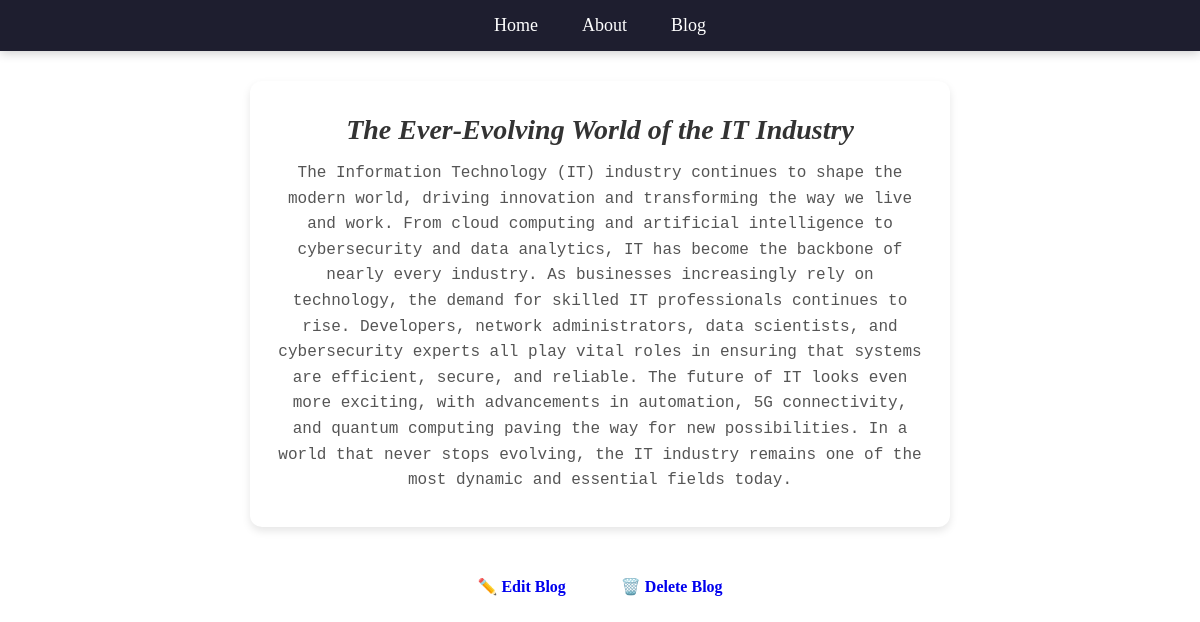
Page /blog/3 on the committed database.
### app/models.py (models this page shows, shortened)
class Post (models.Model):
    title = models.CharField(max_length=100)
    author = models.ForeignKey("auth.User" , on_delete=models.CASCADE)
    body = models.TextField()

### app/views.py (the view)
# urls.py: path('blog/<int:pk>', BlogDetailView.as_view(), name='blog_detail'),
class BlogDetailView(DetailView):
    model = Post
    template_name = 'app/blog_detail.html'
    context_object_name = 'post'

### app/templates/app/blog_detail.html
{% extends 'app/base.html' %}
{% load static %}
{% block content %}
<div class="post-entry">
    <h2>{{ post.title }}</h2>
    <p>{{ post.body }}</p>
</div>
<div class="post-actions">
    <a href="{% url 'blog_update' post.pk %}" class="btn btn-edit">✏️ Edit Blog</a>
    <a href="{% url 'blog_delete' post.pk %}" class="btn btn-delete">🗑️ Delete Blog</a>
</div>
{% endblock content %}

### static/css/base.css (style rules this page uses)
* { margin: 0; padding: 0; box-sizing: border-box; }
h2 { color: deeppink; text-align: center; font-style: italic; }
p { text-align: justify; margin: 20px; font-family: 'Courier New', Courier, monospace; font-style: normal; }
.post-entry { background-color: #fff; padding: 25px; border-radius: 12px; box-shadow: 0 4px 8px rgba(0,0,0,0.1); margin: 30px auto; max-width: 700px; }
.post-entry h2 { margin: 0.5rem 0; color: #333; font-size: 28px; margin-bottom: 15px; }
.post-entry p { margin: 0.5rem 0; font-weight: 400; text-align: center; }
.post-entry p { color: #555; line-height: 1.6; }
.post-actions { display: flex; justify-content: center; gap: 15px; margin-top: 20px; }
.btn { text-decoration: none; padding: 10px 18px; border-radius: 8px; font-weight: 600; transition: all 0.2s ease; display: inline-block; }
.btn { display: inline-block; text-decoration: none; padding: 10px 20px; border-radius: 8px; font-weight: 600; transition: all 0.2s ease; margin-top: 10px; }
.btn { display: inline-block; text-decoration: none; padding: 10px 20px; border-radius: 8px; font-weight: 600; transition: all 0.2s ease; }

### rows in the picture
Post: title "The Ever-Evolving World of the IT Industry", body "The Information Technology (IT) industry continues to shape the modern world, driving innovation and transforming the way we live and work. From cloud computing and artificial intelligence to cybersecurity and data analytics, IT has become the backbone of nearly every industry. As businesses increasingly rely on technology, the demand for skilled IT professionals continues to rise. Developers, network administrators, data scientists, and cybersecurity experts all play vital roles in ensuring that systems are efficient, secure, and reliable. The future of IT looks even more exciting, with advancements in automation, 5G connectivity, and quantum computing paving the way for new possibilities.…"
